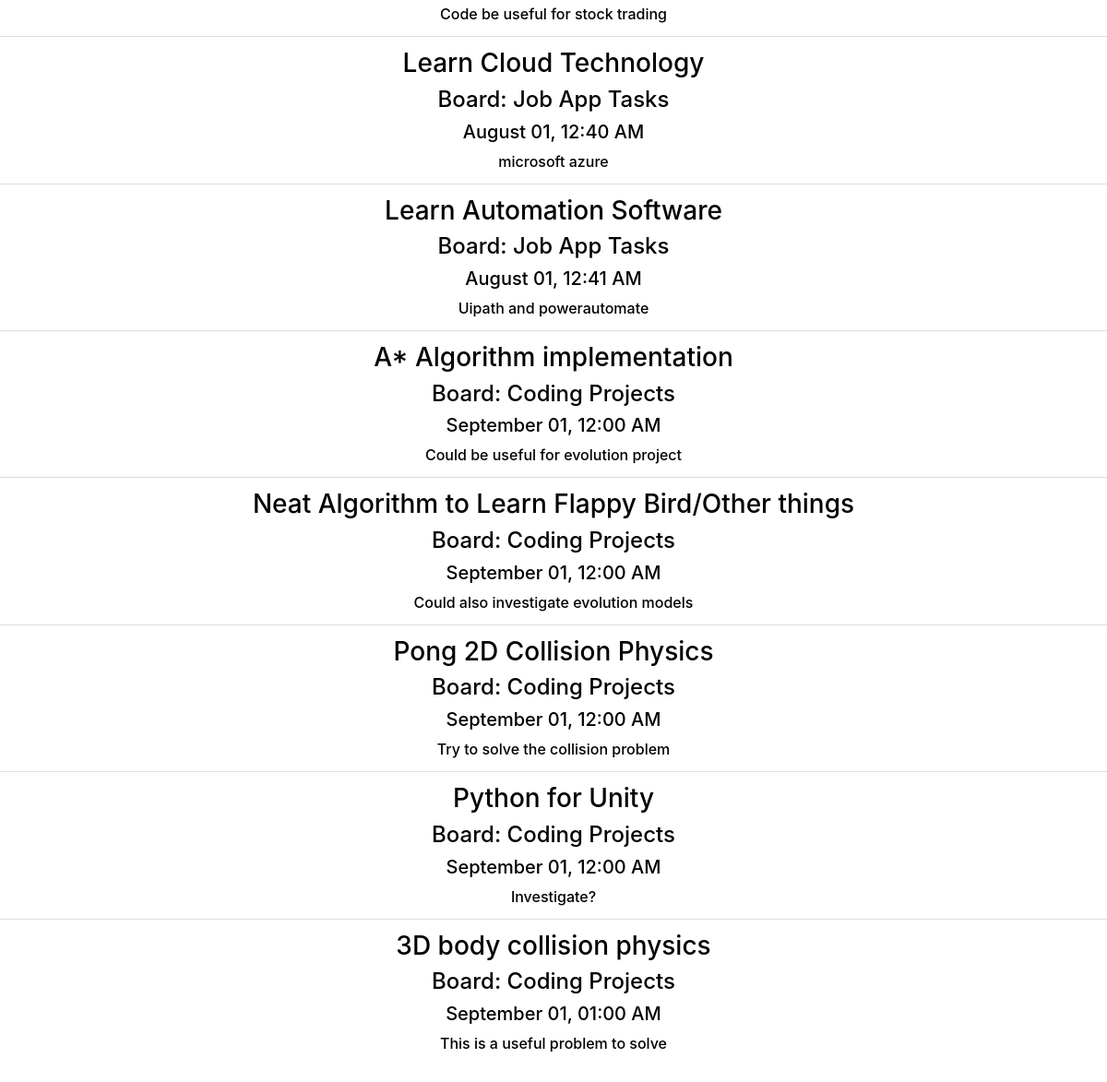
The app's page /dashboard (signed in, lower part), older data.
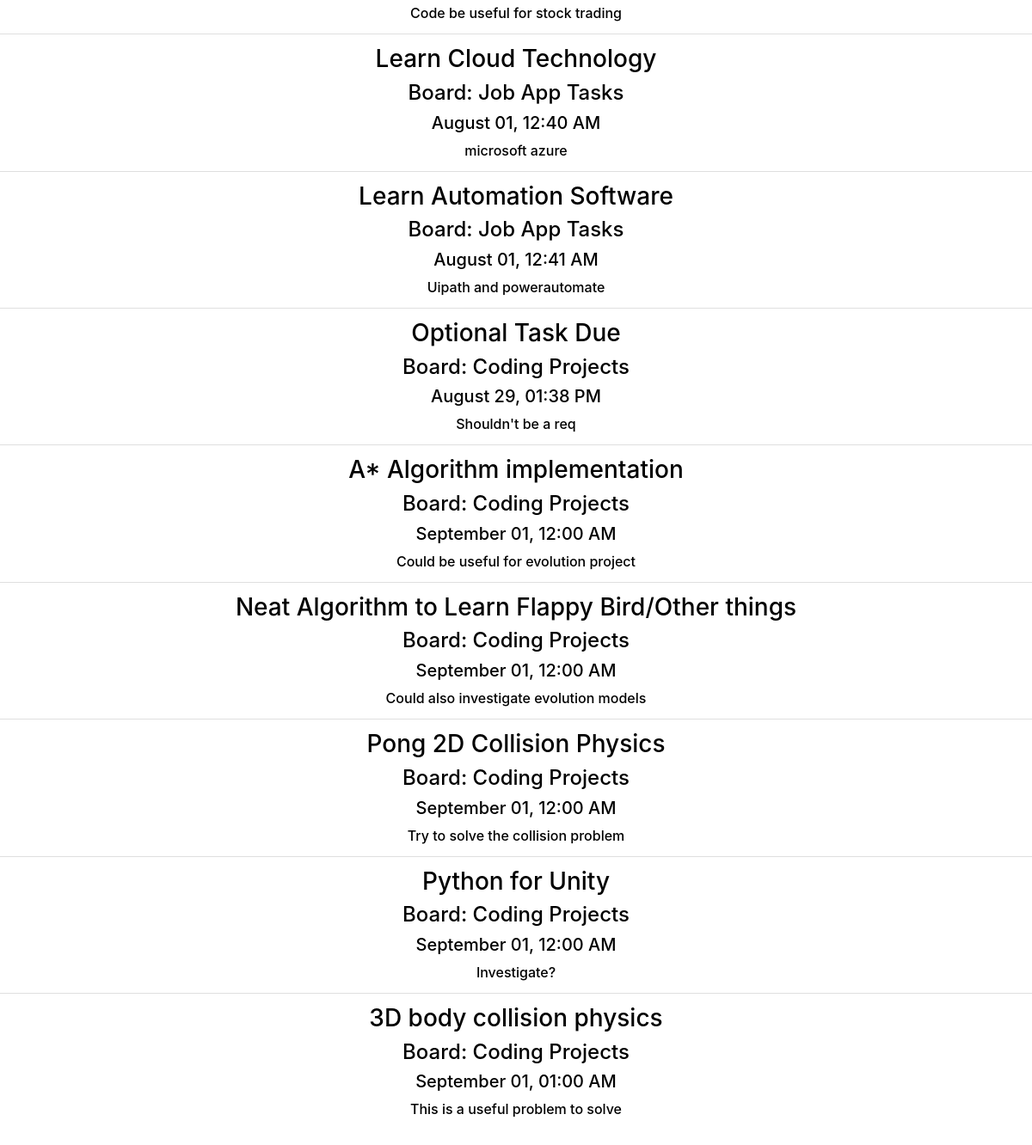
The same page, newer data.
### website/models.py (models this page shows)
class Task(db.Model):
    id = db.Column(db.Integer, primary_key = True)
    created = db.Column(db.DateTime(timezone = True), default = func.now())
    last_modified = db.Column(db.DateTime(timezone = True), default = func.now())
    due_date = db.Column(db.DateTime(timezone = True))
    name = db.Column(db.String(100))
    description = db.Column(db.String(10000))
    completed = db.Column(db.Boolean, default = False)
    category = db.Column(db.Integer, db.ForeignKey('category.id'))
    board = db.Column(db.Integer, db.ForeignKey('board.id'))
    subtasks = db.relationship('Subtask')
    user_id = db.Column(db.Integer, db.ForeignKey('user.id'))

class Board(db.Model):
    id = db.Column(db.Integer, primary_key = True)
    name = db.Column(db.String(100))
    date = db.Column(db.DateTime(timezone=True), default=func.now())
    category_num = db.Column(db.Integer)
    categories = db.relationship('Category')
    tasks = db.relationship('Task')
    user_id = db.Column(db.Integer, db.ForeignKey('user.id'))

### website/views.py (the view)
@views.route('/dashboard', methods=['GET'])
@login_required
def dashboard():
    boards = {}
    for board in current_user.boards:
        boards[board.id] = board.name
    return render_template("dashboard.html", user=current_user, boards = boards)

### website/__init__.py (called while the page is built)
def create_app():
    app = Flask(__name__)
    app.config['SECRET_KEY'] = urandom(12).hex()
    app.config['SQLALCHEMY_DATABASE_URI'] = f'sqlite:///{DB_NAME}'
    app.config['SQLALCHEMY_TRACK_MODIFICATIONS'] = False
    db.init_app(app)
    from .views import views
    from .auth import auth
    app.register_blueprint(views, url_prefix='/')
    app.register_blueprint(auth, url_prefix='/')
    from .models import User, Note, Board, Task, Category
    create_database(app)
    login_manager = LoginManager()
    login_manager.login_view = 'auth.login'
    login_manager.init_app(app)
    @login_manager.user_loader
    def load_user(id):
        return User.query.get(id)
    return app

### website/templates/dashboard.html (shortened to what this page needs)
{% extends "base.html" %} {% block title %}Dashboard{% endblock %}
{% block style%}
<link rel="stylesheet" href="{{ url_for('static', filename = 'dashboard.css') }}" />
{% endblock %}
{% block content%}
<ul class="list-group list-group-flush" id="upcoming-tasks">
{% for task in user.tasks|sort(attribute='name')|sort(attribute='due_date') %}
    {% if not task.completed %}
    <li align="center" class="list-group-item">
        <h3 class="task-name"><a href="/boards/{{task.board}}/{{task.category}}/{{task.id}}">{{task.name}}</a></h3>
        <h4 class="parent-board"><a href="/boards/{{task.board}}">Board: {{boards[task.board]}}</a></h4>
        <h5 class="task-due">{{task.due_date.strftime('%B %d, %I:%M %p')}}</h5>
        <span class="description">{{task.description}}</span>
    </li>
    {% endif %}
{% endfor %}
</ul>
{% endblock %}

Row changes from the older to the newer data that the page shows:
added Task: name "Optional Task Due", board.name "Coding Projects", due_date "August 29, 01:38 PM", description "Shouldn't be a req"
